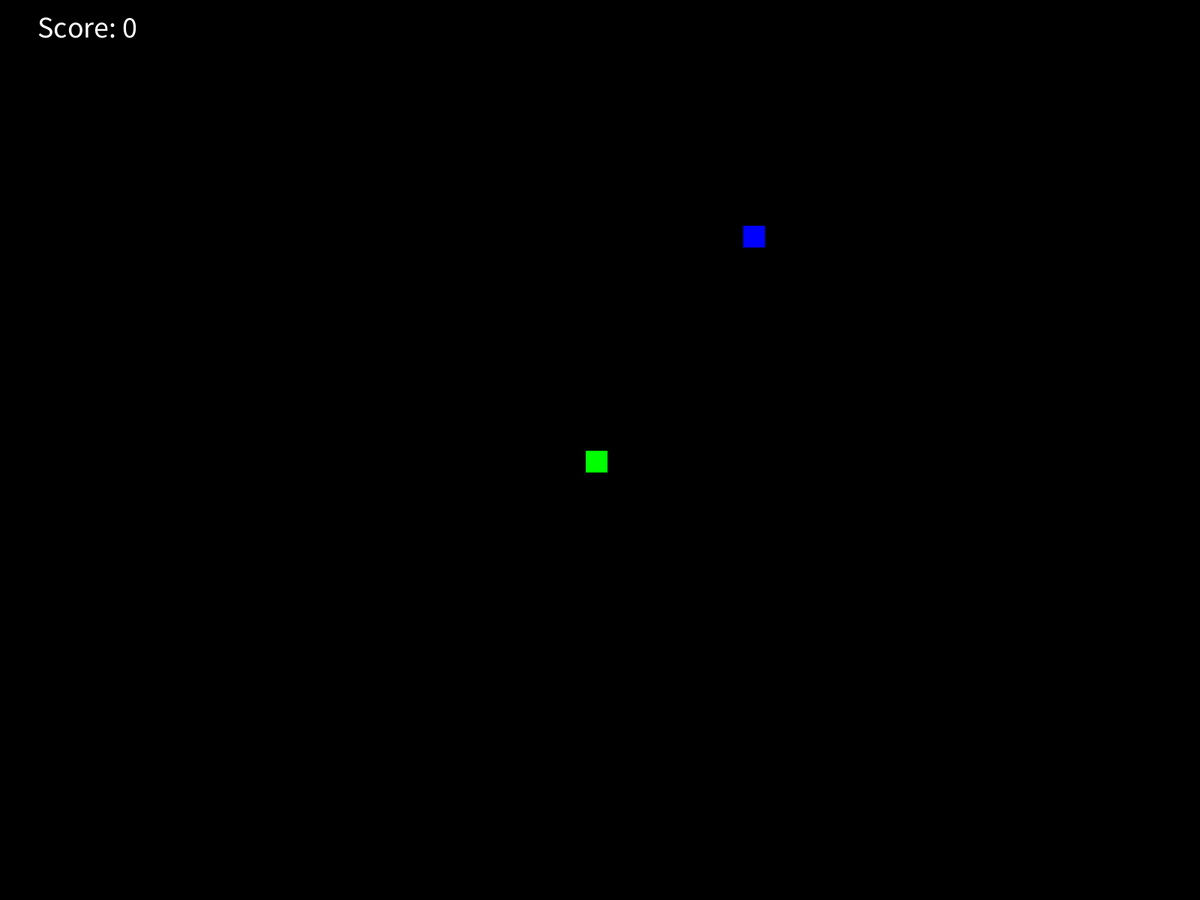
Frame 1 (no input)
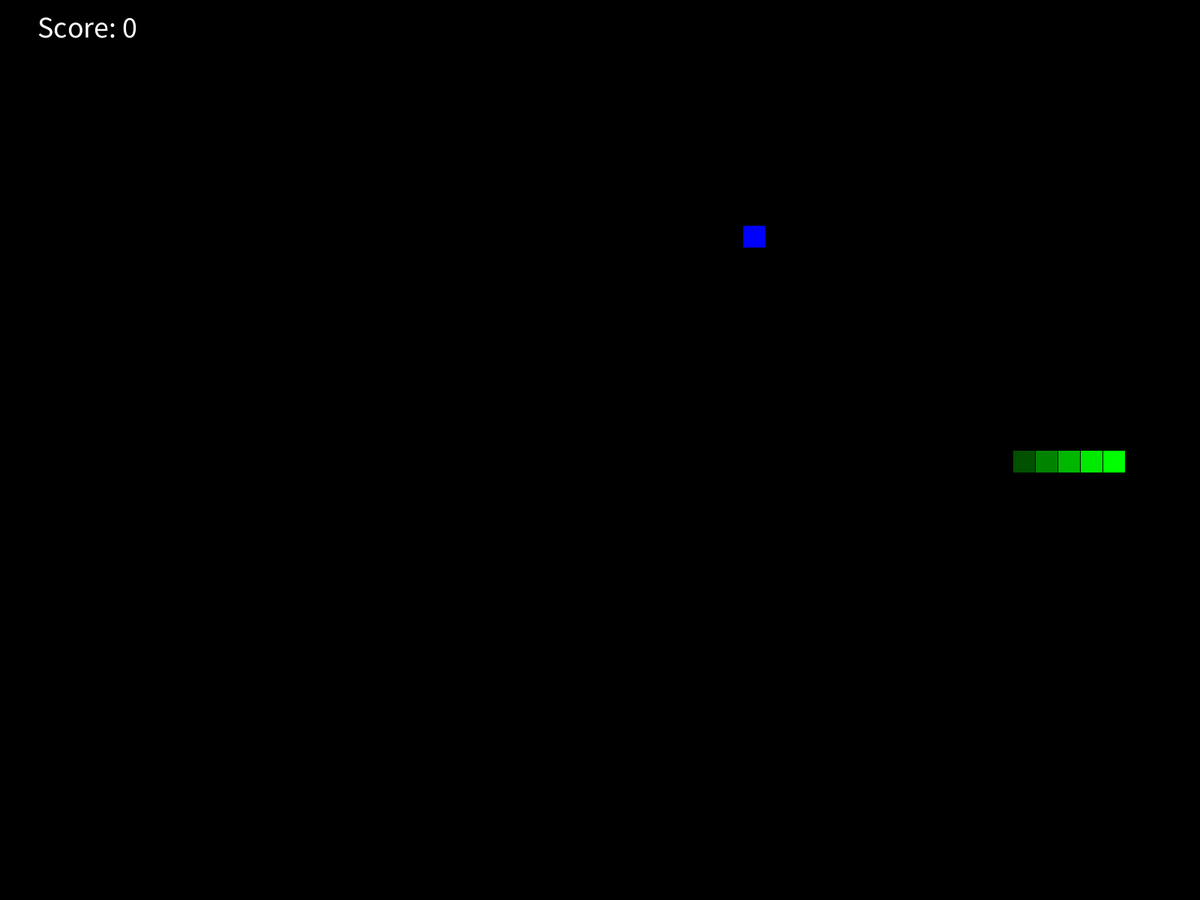
Frame 60 (the mouse pressed at the canvas centre just before this capture)
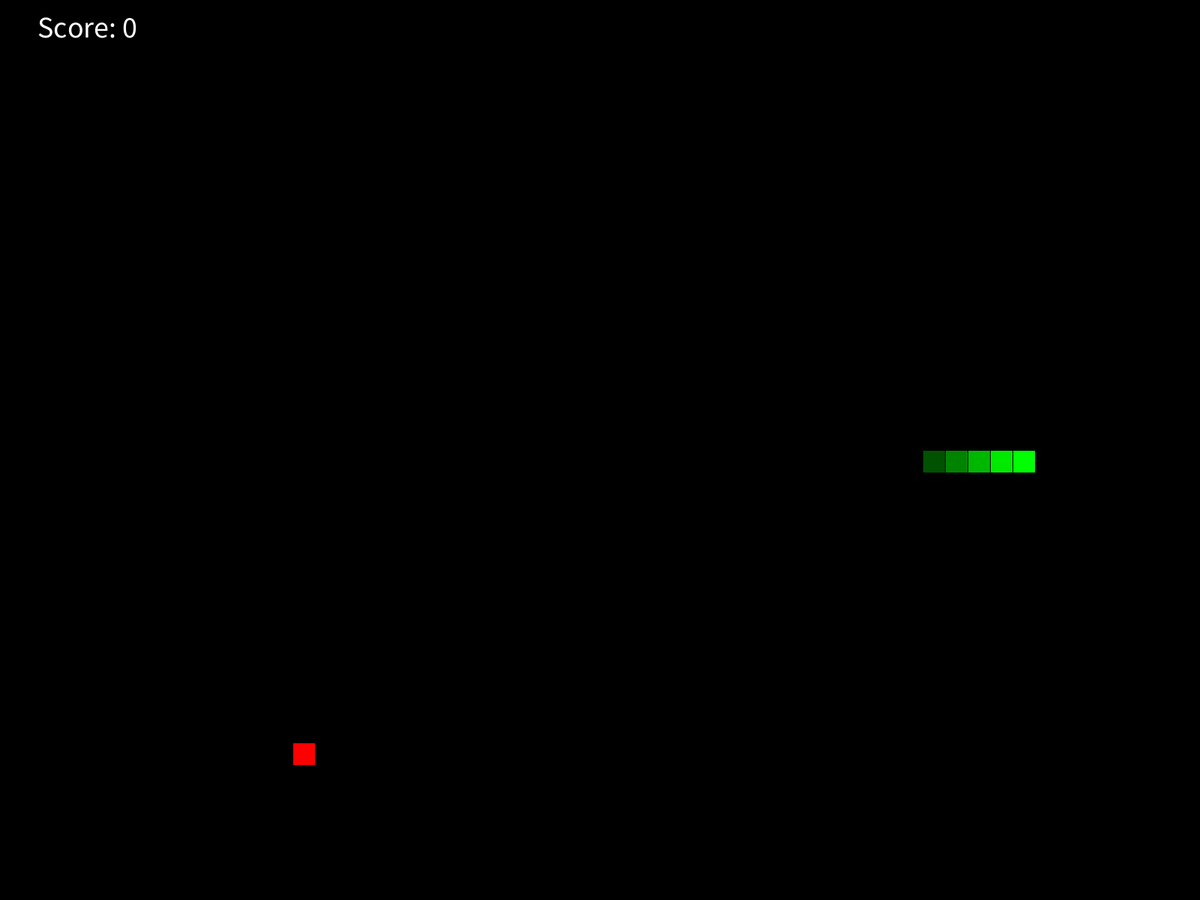
Frame 120 (the mouse held since frame 60 and released just before this capture)

The Processing sketch that drew these frames (run headless with seeded random() and noise(); from frame 60 on, the mouse is pressed at the canvas centre):

// Processing sketch: snake
// ── snake.pde
int[][] gameBoard;
int gridSize;
int gridX, gridY;
int headPosX, headPosY;
int snakeLength;
int dir;


float startTickTime;
float lastTick;
float tickTime;

int lastDir;

int score;

float speedUpTickTime = 0.99f;
float speedUpDefaultSpeed = 200;

float slowDownTickTime = 1.005;
float slowDownDefaultSpeed = 30;

float currentTickTime;



void setup() {
  textSize(40);
  //size(1400, 800);
  fullScreen();
  gridSize = 30;
  gridX = width/gridSize;
  gridY = height/gridSize;
  gameBoard = new int[gridX][gridY];

  resetGame();
}

void draw() {
  drawGameBoard();
  
  tickTime *= currentTickTime;//0.99;//

  if (lastTick + tickTime < millis()) {
    tickTheGame();
    lastTick = millis();
  }
  
  if(tickTime > 300) lose();
  
  
  
  fill(255);
  text("Score: " + score, 50, 50);
}

void lose(){
  resetGame();
}

void resetGame() {

  
  score = 0;
  currentTickTime = slowDownTickTime;
  
  clearGameBoard();
  snakeLength = 5;
  dir = RIGHT;

  headPosX = gridX/2;
  headPosY = gridY/2;


  // Place the head
  gameBoard[headPosX][headPosY] = 1;

  //ticktick
  startTickTime = slowDownDefaultSpeed;
  tickTime = startTickTime;
  lastTick = millis();

  putApple();
}

void clearGameBoard() {
  for (int i = 0; i < gridX; i++) {
    for (int j = 0; j < gridY; j++) {
      gameBoard[i][j] = 0;
    }
  }
}


void putApple() {
  int x = (int)random(1, gridX-1);
  int y = (int)random(1, gridY-1);
  
  int r = (int)random(1, 3);

  //check if there is something
  if (gameBoard[x][y] != 0) {
    putApple();
  } else {
    gameBoard[x][y] = -r;
  }
}

void eatApple(int x, int y) {
  //check if there is an apple
  if (gameBoard[x][y] == -1) {
    score++;
    snakeLength++;
    putApple();
    tickTime = slowDownDefaultSpeed;;
    currentTickTime = slowDownTickTime;
    
  }
  if (gameBoard[x][y] == -2) {
    score++;
    snakeLength++;
    putApple();
    tickTime = speedUpDefaultSpeed;;
    currentTickTime = speedUpTickTime;
    
  }
}


void tickTheGame() {
  //update gameboard
  for (int i = 0; i < gridX; i++) {
    for (int j = 0; j < gridY; j++) {
      if (gameBoard[i][j] > 0) {

        if (gameBoard[i][j] >= snakeLength) {
          gameBoard[i][j] = 0;
        } else {
          gameBoard[i][j]++;
        }
      }
    }
  }

  //move head
  if (dir == LEFT) headPosX--;
  if (dir == RIGHT) headPosX++;
  if (dir == UP) headPosY--;
  if (dir == DOWN) headPosY++;




  if (legalMove(headPosX, headPosY)) {
    lastDir = dir;
    eatApple(headPosX, headPosY);
    gameBoard[headPosX][headPosY] = 1;
  } else {
    lose();
  }
}


void keyPressed() {
  if (getOppositeDir(lastDir) != keyCode) {
    if (keyCode == UP) dir = keyCode;
    if (keyCode == DOWN) dir = keyCode;
    if (keyCode == LEFT) dir = keyCode;
    if (keyCode == RIGHT) dir = keyCode;
  }
}



boolean legalMove(int x, int y) {
  if (x < 0 || x >= gridX) return false;
  if ( y < 0 || y >= gridY) return false;

  if (gameBoard[x][y] > 0) return false;
  return true;
}

int getOppositeDir(int dir) {
  if (dir == LEFT) return RIGHT;
  if (dir == RIGHT) return LEFT;
  if (dir == DOWN) return UP;
  if (dir == UP) return DOWN;
  return 0;
}


void drawGameBoard() {
  background(0);

  for (int i = 0; i < gridX; i++) {
    for (int j = 0; j < gridY; j++) {
      if (gameBoard[i][j] > 0) {
        fill(0, 255 - (gameBoard[i][j] - 1) * (255/snakeLength) + 30, 0);
        rect(gridSize*i, gridSize*j, gridSize, gridSize);
      }
      if (gameBoard[i][j] == -1) {
        fill(255, 0, 0);
        rect(gridSize*i, gridSize*j, gridSize, gridSize);
      }
      if (gameBoard[i][j] == -2) {
        fill(0, 0, 255);
        rect(gridSize*i, gridSize*j, gridSize, gridSize);
      }
    }
  }
}
